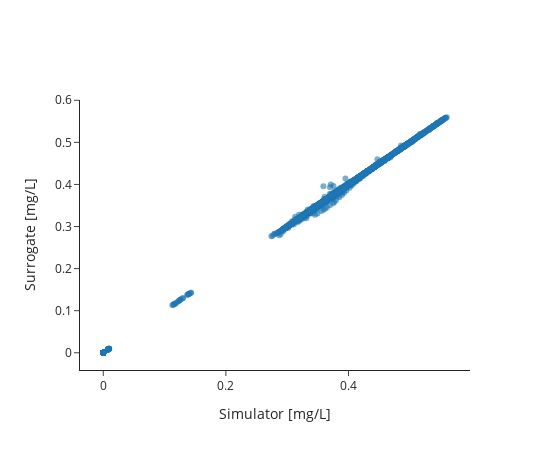
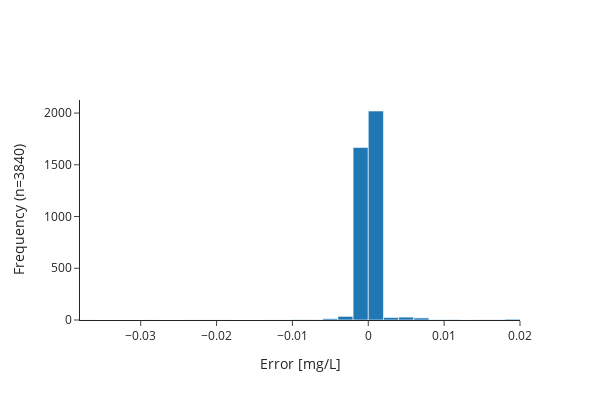
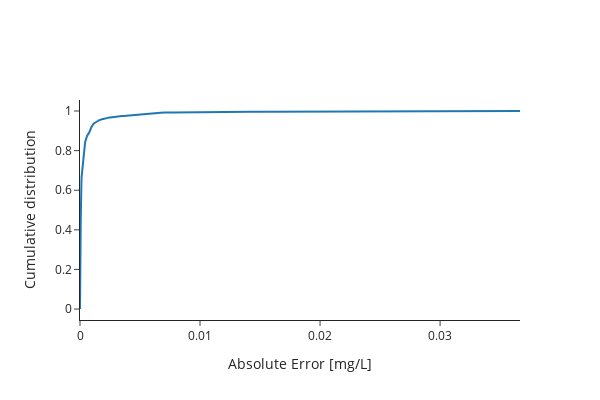

Notebook source saved alongside these figures, in order:
### Markdown cell above
Test results plotting.

### Code cell
# performance metrics
rmse = np.sqrt(np.mean((Y_s_1 - Y_pred) ** 2))
print(f"Root mean squared error: {rmse}")
mae = np.mean(np.abs(Y_s_1 - Y_pred))
print(f"Mean absolute error: {mae}")
maxae = np.max(np.abs(Y_s_1 - Y_pred))
print(f"Maximum absolute error: {maxae}")
r2 = gp.score(X_test, Y_s_1)
print(f"Kernel: {kernel}, r^2 Score: {r2}")

# parity plot of surrogate v. simulator
fig = go.Figure(data=go.Scatter(
    x=Y_s_1.flatten(),
    y=Y_pred.flatten(),
    mode='markers',
    marker=dict(size=6, opacity=0.6),
))
fig.update_layout(
    xaxis_title="Simulator [mg/L]",
    yaxis_title="Surrogate [mg/L]",
    template="simple_white",
    width=550,
    height=450
)
fig.show()

# histogram plot of errors
errors = (Y_s_1 - Y_pred).flatten()
fig = go.Figure(data=[go.Histogram(x=errors, nbinsx=40)])
fig.update_layout(
    xaxis_title="Error [mg/L]",
    yaxis_title=f"Frequency (n={len(errors)})",
    template="simple_white",
    width=600,
    height=400
)
fig.show()

# cdf plot of absolute errors
absolute_errors = np.abs(Y_s_1 - Y_pred).flatten()
sorted_errors = np.sort(absolute_errors)
cdf_values = np.arange(1, len(sorted_errors) + 1) / len(sorted_errors)
fig = go.Figure()
fig.add_trace(go.Scatter(
    x=sorted_errors,
    y=cdf_values,
    mode='lines',
))
fig.update_layout(
    xaxis_title="Absolute Error [mg/L]",
    yaxis_title="Cumulative distribution",
    template="simple_white",
    width=600,
    height=400
)
fig.show()

### Figure 1 — Plotly figure (JSON) as saved in the notebook; plotly's stock layout.template omitted (floating-point values rounded to 4 significant figures; data arrays with more than 128 entries replaced by an {"elided": "..."} marker saying what was removed)
{"data": [{"marker": {"opacity": 0.6, "size": 6}, "mode": "markers", "type": "scatter", "x": {"elided": "3840 float values"}, "y": {"elided": "3840 float values"}}], "layout": {"height": 450, "width": 550, "xaxis": {"autorange": true, "range": [-0.03792, 0.5982], "title": {"text": "Simulator [mg/L]"}, "type": "linear"}, "yaxis": {"autorange": true, "range": [-0.041, 0.6007], "title": {"text": "Surrogate [mg/L]"}, "type": "linear"}}}

### Figure 2 — Plotly figure (JSON) as saved in the notebook; plotly's stock layout.template omitted (floating-point values rounded to 4 significant figures; data arrays with more than 128 entries replaced by an {"elided": "..."} marker saying what was removed)
{"data": [{"nbinsx": 40, "type": "histogram", "x": {"elided": "3840 float values"}}], "layout": {"height": 400, "width": 600, "xaxis": {"autorange": true, "range": [-0.038, 0.02], "title": {"text": "Error [mg/L]"}, "type": "linear"}, "yaxis": {"autorange": true, "range": [0, 2126.0], "title": {"text": "Frequency (n=3840)"}}}}

### Figure 3 — Plotly figure (JSON) as saved in the notebook; plotly's stock layout.template omitted (floating-point values rounded to 4 significant figures; data arrays with more than 128 entries replaced by an {"elided": "..."} marker saying what was removed)
{"data": [{"mode": "lines", "type": "scatter", "x": {"elided": "3840 float values"}, "y": {"elided": "3840 float values"}}], "layout": {"height": 400, "width": 600, "xaxis": {"autorange": true, "range": [0, 0.03666], "title": {"text": "Absolute Error [mg/L]"}, "type": "linear"}, "yaxis": {"autorange": true, "range": [-0.05528, 1.056], "title": {"text": "Cumulative distribution"}, "type": "linear"}}}
